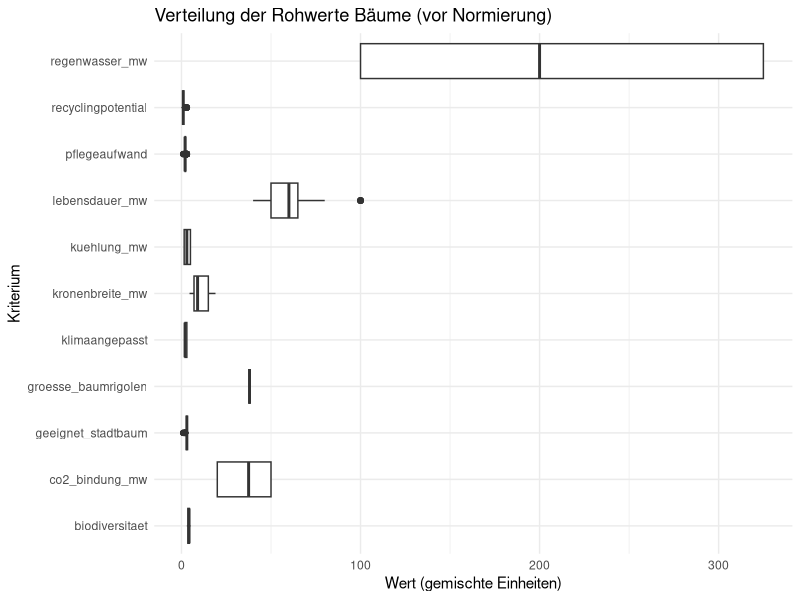
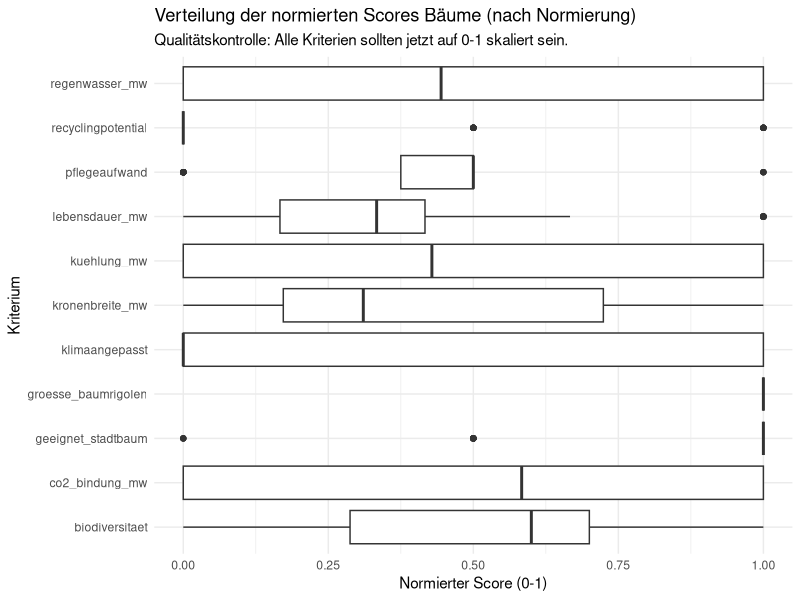
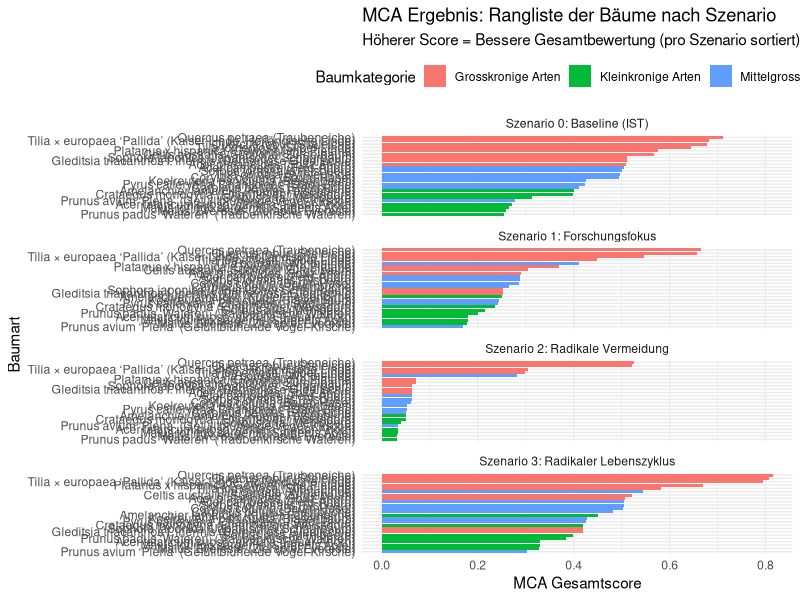
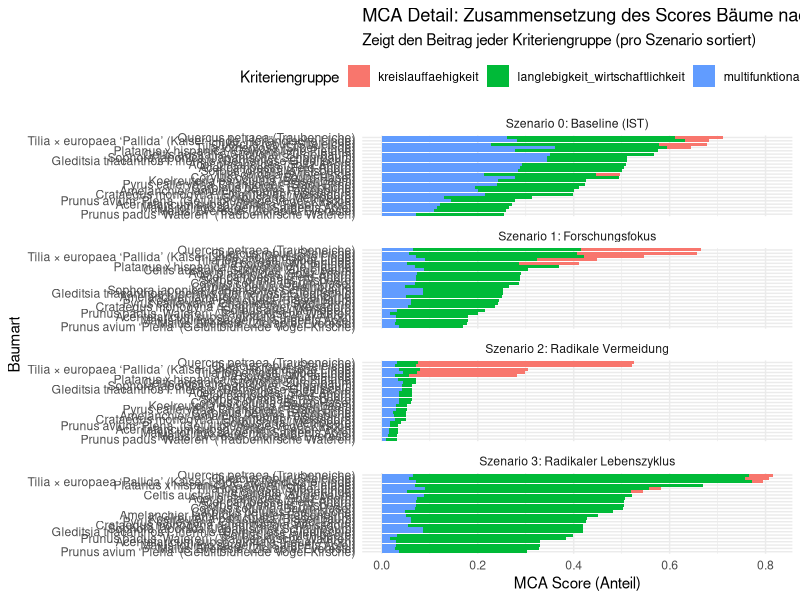
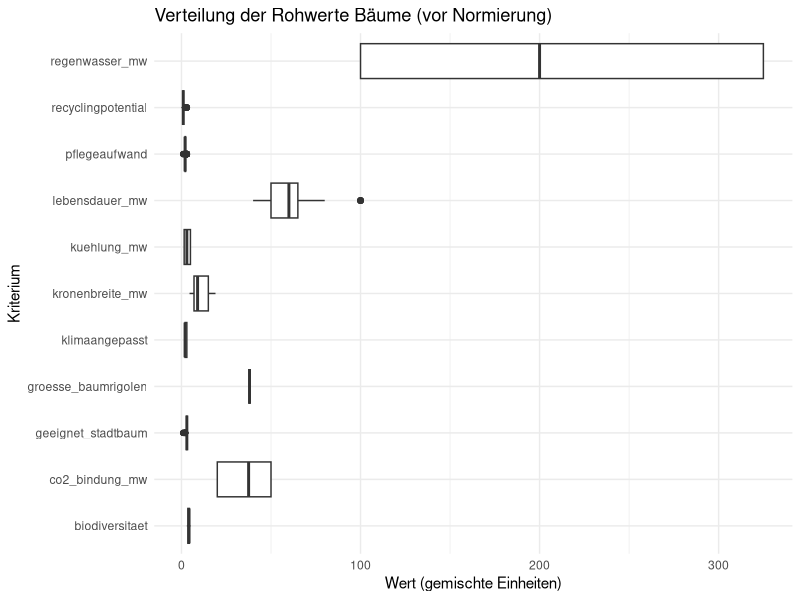
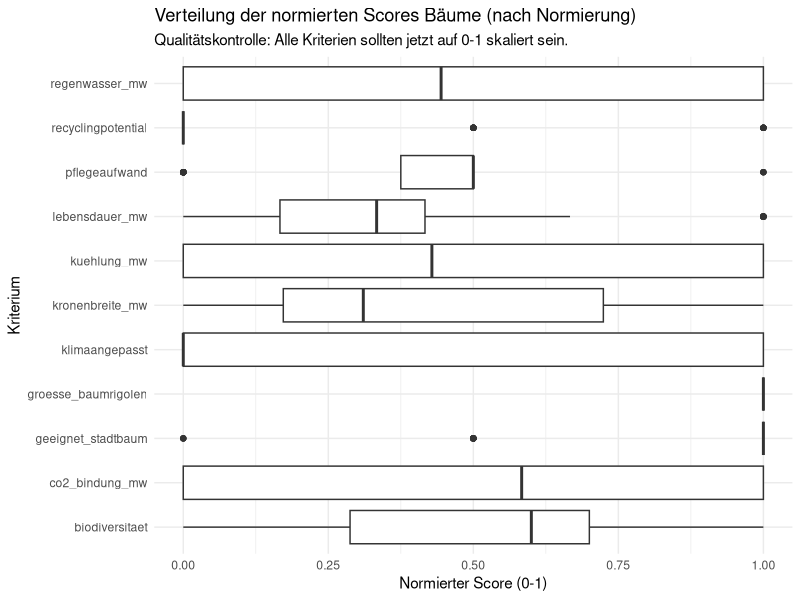
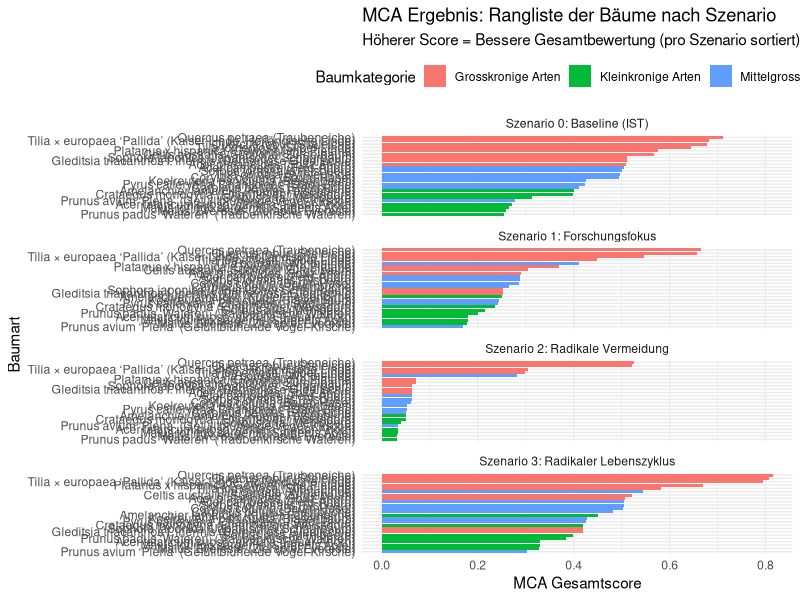
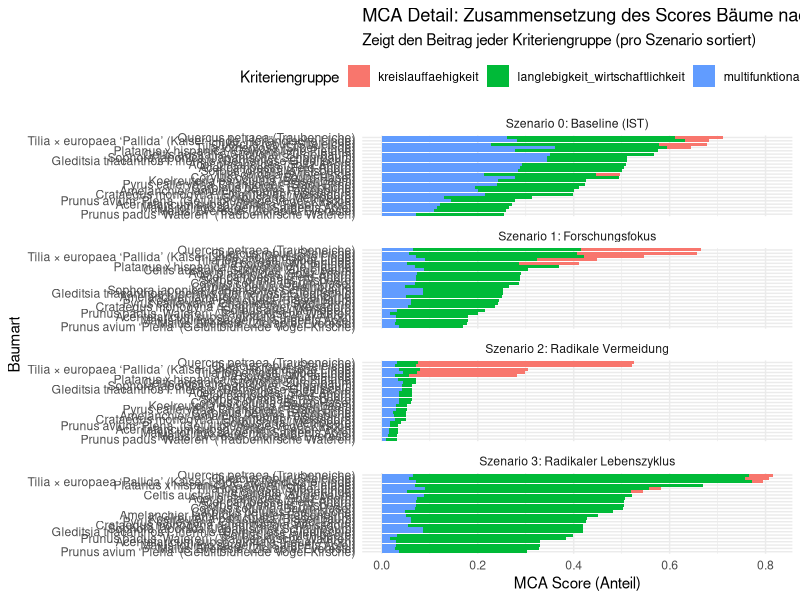

Here is the R script that generated these plots, in order: (Note: this script raises an error after producing the figures.)
## ---- chunk 1
library(tidyverse)
library(readr)
library(ggplot2)
library(forcats)
library(tidytext)
## ---- chunk 2
# Liest die Rohdaten für die Bäume ein
df_baeume_raw <- read_delim(
  "01_data_input/Baeume_tidy.csv", delim = ";"
)

# Liest die Gewichtungen für alle vier Szenarien ein
weights_s0_raw <- read_delim(
  "01_data_input/Baeume_Gewichtung_Szenario0.csv",
  delim = ";"
)
weights_s1_raw <- read_delim(
  "01_data_input/Baeume_Gewichtung_Szenario1.csv",
  delim = ";"
)
weights_s2_raw <- read_delim(
  "01_data_input/Baeume_Gewichtung_Szenario2.csv",
  delim = ";"
)
weights_s3_raw <- read_delim(
  "01_data_input/Baeume_Gewichtung_Szenario3.csv",
  delim = ";"
)
## ---- chunk 3
# A. Bereinigung der Rohdaten (Baeume_tidy.csv)
# Wähle die relevanten Spalten aus (ggf. anpassen, falls du mehr/weniger Spalten hast)
df_baeume <- df_baeume_raw %>%
  select(baumkategorie, baumart, lebensdauer_mw:recyclingpotential) # Annahme der Spaltennamen

# B. Bereinigung der Gewichtungen (ALLE SZENARIEN)
df_weights_s0 <- weights_s0_raw %>%
  mutate(szenario = "Szenario 0: Baseline (IST)")
df_weights_s1 <- weights_s1_raw %>%
  mutate(szenario = "Szenario 1: Forschungsfokus")
df_weights_s2 <- weights_s2_raw %>%
  mutate(szenario = "Szenario 2: Radikale Vermeidung")
df_weights_s3 <- weights_s3_raw %>%
  mutate(szenario = "Szenario 3: Radikaler Lebenszyklus")

# Binden zu einer Tabelle und Gesamtgewicht berechnen
df_weights <- bind_rows(df_weights_s0, df_weights_s1, df_weights_s2, df_weights_s3) %>%
  mutate(
    gewicht = group_weight * within_group_weight
  ) %>%
  rename(
    bewertungskategorie = criterion_id
  ) %>%
  select(szenario, bewertungskategorie, gewicht, group_id)

print("--- Finale Gewichtungs-Tabelle Bäume (df_weights) ---")
print(df_weights, n = 52) # 4 Szenarien * 13 Zeilen (11 Kriterien + 2 leere)




## ---- chunk 4
# 3.1 Wide-to-Long: Transformation der Rohdaten
df_baeume_long <- df_baeume %>%
  pivot_longer(
    # --- ANGEPASSTE AUSWAHL FÜR BÄUME ---
    # Nimmt alle Spalten von lebensdauer_mw bis recyclingpotential
    cols = c(lebensdauer_mw:recyclingpotential),
    # ------------------------------------
    names_to = "bewertungskategorie",
    values_to = "wert"
  )

# 3.2 JOIN: Verknüpfung mit Gewichtungstabelle
df_baeume_joined <- df_baeume_long %>%
  left_join(df_weights,
            by = "bewertungskategorie",
            relationship = "many-to-many"
  )
## ---- chunk 5
# Boxplot der Rohwerte für Bäume
plot_rohwerte_baeume <- ggplot(df_baeume_joined, aes(x = bewertungskategorie, y = wert)) +
  geom_boxplot() +
  coord_flip() +
  labs(
    title = "Verteilung der Rohwerte Bäume (vor Normierung)",
    x = "Kriterium",
    y = "Wert (gemischte Einheiten)"
  ) +
  theme_minimal()

print(plot_rohwerte_baeume)
ggsave("02_export/plots/check_01_rohwerte_verteilung_baeume.png", plot = plot_rohwerte_baeume, width = 10, height = 7)


## ---- chunk 6
# 5.1 Definieren: Welche Baum-Kriterien sind 'schlechter', wenn sie 'höher' sind?
# --- ANGEPASSTE LISTE FÜR BÄUME ---
kriterien_lower_is_better_baeume <- c(
  "pflegeaufwand",
  "groesse_baumrigolen"
)
# ----------------------------------

# 5.2 Min-Max-Skalierung (Normierung)

# 5.2a: Min/Max-Werte berechnen
df_baeume_with_minmax <- df_baeume_joined %>%
  filter(!is.na(wert)) %>%
  filter(!is.na(gewicht)) %>% # Ignoriert Kriterien ohne Gewicht (wie 'umweltbelastung')
  group_by(bewertungskategorie) %>%
  mutate(
    min_wert = min(wert, na.rm = TRUE),
    max_wert = max(wert, na.rm = TRUE)
  ) %>%
  ungroup()

# Überprüfung Min/Max
df_min_max_summary_baeume <- df_baeume_with_minmax %>%
  select(bewertungskategorie, min_wert, max_wert) %>%
  distinct()

print("--- Min/Max-Werte pro Baum-Kriterium ---")
print(df_min_max_summary_baeume)

# 5.2b: Skalierung auf 0-1 berechnen
df_baeume_normalized <- df_baeume_with_minmax %>%
  mutate(
    score_normiert = case_when(
      (max_wert - min_wert) == 0 ~ 1,
      # --- ANGEPASST ---
      !(bewertungskategorie %in% kriterien_lower_is_better_baeume) ~ (wert - min_wert) / (max_wert - min_wert),
      bewertungskategorie %in% kriterien_lower_is_better_baeume ~ 1 - ((wert - min_wert) / (max_wert - min_wert))
      # ---------------
    )
  )
## ---- chunk 7
# Boxplot der normierten Scores für Bäume
plot_normiert_baeume <- ggplot(df_baeume_normalized, aes(x = bewertungskategorie, y = score_normiert)) +
  geom_boxplot() +
  coord_flip() +
  scale_y_continuous(limits = c(0, 1)) +
  labs(
    title = "Verteilung der normierten Scores Bäume (nach Normierung)",
    subtitle = "Qualitätskontrolle: Alle Kriterien sollten jetzt auf 0-1 skaliert sein.",
    x = "Kriterium",
    y = "Normierter Score (0-1)"
  ) +
  theme_minimal()

print(plot_normiert_baeume)
ggsave("02_export/plots/check_02_normierte_scores_baeume.png", plot = plot_normiert_baeume, width = 10, height = 7)

## ---- chunk 8
# 7.1 Berechnung des gewichteten Scores
df_mca_calculated_baeume <- df_baeume_normalized %>%
  mutate(
    MCA_score_kriterium = score_normiert * gewicht
  )

# 7.2 Aggregation pro Baum & Szenario
df_mca_total_baeume <- df_mca_calculated_baeume %>%
  group_by(szenario, baumkategorie, baumart) %>% # <-- Spaltennamen ggf. anpassen
  summarise(
    MCA_gesamtscore = sum(MCA_score_kriterium, na.rm = TRUE)
  ) %>%
  ungroup() %>%
  arrange(szenario, desc(MCA_gesamtscore))

print("--- MCA Gesamtergebnis Bäume (sortiert) ---")
print(df_mca_total_baeume, n = Inf) # n = Inf zeigt alle Zeilen

# ---
# NEU: Block 7.3 - Auswahl der Top 3 Bäume pro Szenario
# ---
N_BAEUME_AUSWAEHLEN <- 3

df_sieger_baeume <- df_mca_total_baeume %>%
  group_by(szenario) %>%
  slice_max(MCA_gesamtscore, n = N_BAEUME_AUSWAEHLEN) %>%
  ungroup() %>%
  arrange(szenario, desc(MCA_gesamtscore))

print(paste("--- Top", N_BAEUME_AUSWAEHLEN, "Bäume pro Szenario (für Artenvielfalt) ---"))
print(df_sieger_baeume, n = Inf)
# ----------------------------------------------------


## ---- chunk 9

#| label: fig-mca-plots-baeume-vertical-wide
#| fig.width: 10   # --- ERHÖHT: Mehr Breite für die Plots ---
#| fig.height: 25  # (Höhe bleibt, war ja gut)
#| out.width: "95%" # --- ERHÖHT: Nutzt fast die volle Seitenbreite ---
#| out.height: "auto"

# Plot 1: Gesamtergebnis (Ranking) für Bäume
plot_mca_total_baeume <- ggplot(df_mca_total_baeume,
       aes(x = MCA_gesamtscore,
           y = tidytext::reorder_within(baumart, MCA_gesamtscore, szenario),
           fill = baumkategorie)) +
  geom_col() +
  tidytext::scale_y_reordered() +
  facet_wrap(~ szenario, scales = "free_y", ncol = 1) +
  labs(
    title = "MCA Ergebnis: Rangliste der Bäume nach Szenario",
    subtitle = "Höherer Score = Bessere Gesamtbewertung (pro Szenario sortiert)",
    x = "MCA Gesamtscore",
    y = "Baumart",
    fill = "Baumkategorie"
  ) +
  theme_minimal() +
  theme(legend.position = "top")

print(plot_mca_total_baeume)
# --- ANGEPASSTE BREITE (für ggsave) ---
ggsave("02_export/plots/mca_gesamtergebnis_alle_szenarien_baeume_vertical.png",
       plot = plot_mca_total_baeume, width = 10, height = 20) # width erhöht
# ------------------------------------


# Plot 2: Detail-Zusammensetzung für Bäume
# 1. Daten vorbereiten (keine Änderung)
df_mca_groups_baeume <- df_mca_calculated_baeume %>%
  group_by(szenario, baumkategorie, baumart, group_id) %>%
  summarise(gruppen_score = sum(MCA_score_kriterium, na.rm = TRUE)) %>%
  ungroup() %>%
  left_join(df_mca_total_baeume, by = c("szenario", "baumkategorie", "baumart"))

# 2. Gestapeltes Diagramm plotten
plot_mca_stacked_baeume <- ggplot(df_mca_groups_baeume,
       aes(x = gruppen_score,
           y = tidytext::reorder_within(baumart, MCA_gesamtscore, szenario),
           fill = group_id)) +
  geom_col(position = "stack") +
  tidytext::scale_y_reordered() +
  facet_wrap(~ szenario, scales = "free_y", ncol = 1) +
  labs(
    title = "MCA Detail: Zusammensetzung des Scores Bäume nach Szenario",
    subtitle = "Zeigt den Beitrag jeder Kriteriengruppe (pro Szenario sortiert)",
    x = "MCA Score (Anteil)",
    y = "Baumart",
    fill = "Kriteriengruppe"
  ) +
  theme_minimal() +
  theme(legend.position = "top")

print(plot_mca_stacked_baeume)
# --- ANGEPASSTE BREITE (für ggsave) ---
ggsave("02_export/plots/mca_detail_gruppen_alle_szenarien_baeume_vertical.png",
       plot = plot_mca_stacked_baeume, width = 11, height = 20) # width erhöht
# ------------------------------------
## ---- chunk 10

# 1. Speichern der finalen MCA-Rangliste (alle Bäume, alle Szenarien)
write_csv2(
  df_mca_total_baeume,
  file = "02_export/tables/mca_rangliste_alle_szenarien_baeume.csv"
)

# 2. Speichern der kompletten Berechnungs-Details
write_csv2(
  df_mca_calculated_baeume,
  file = "02_export/tables/mca_details_berechnung_alle_szenarien_baeume.csv"
)

# --- NEU: Speichern der Top-3-Auswahl ---
write_csv2(
  df_sieger_baeume,
  file = "02_export/tables/mca_top3_baeume_pro_szenario.csv"
)
# ---------------------------------------
